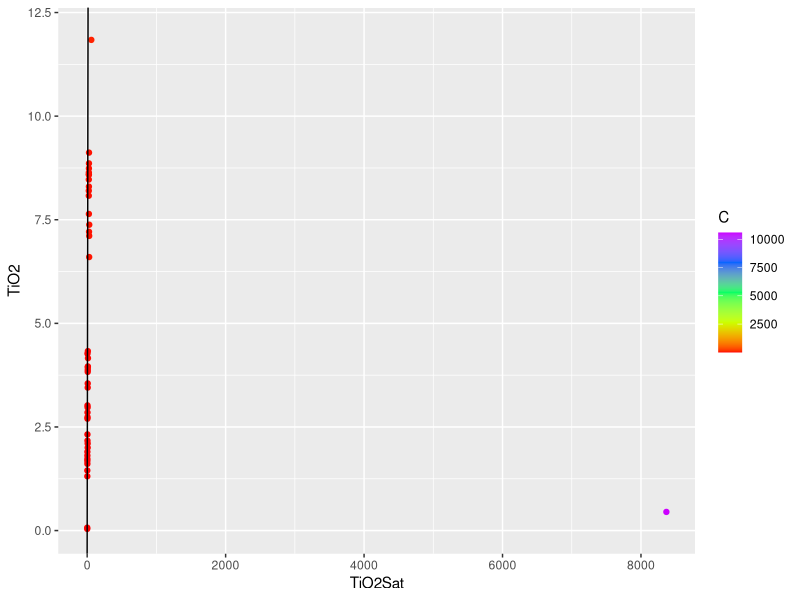
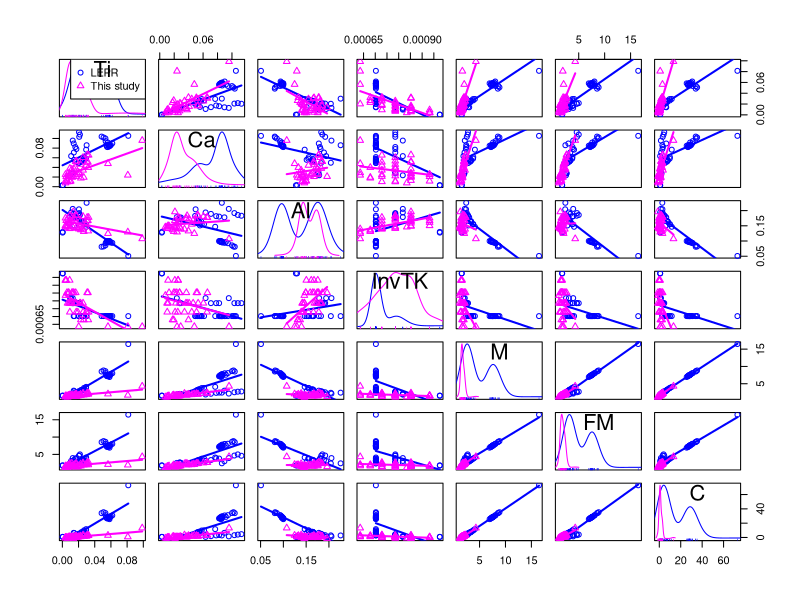
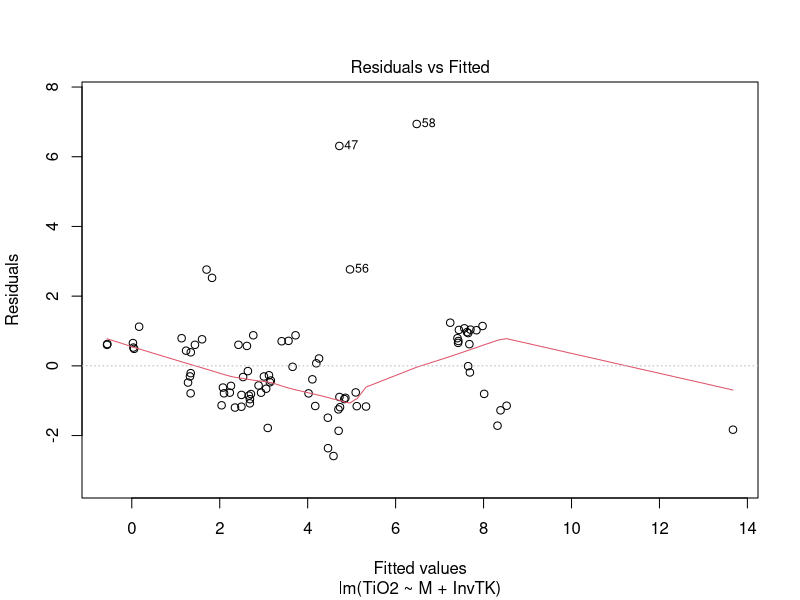
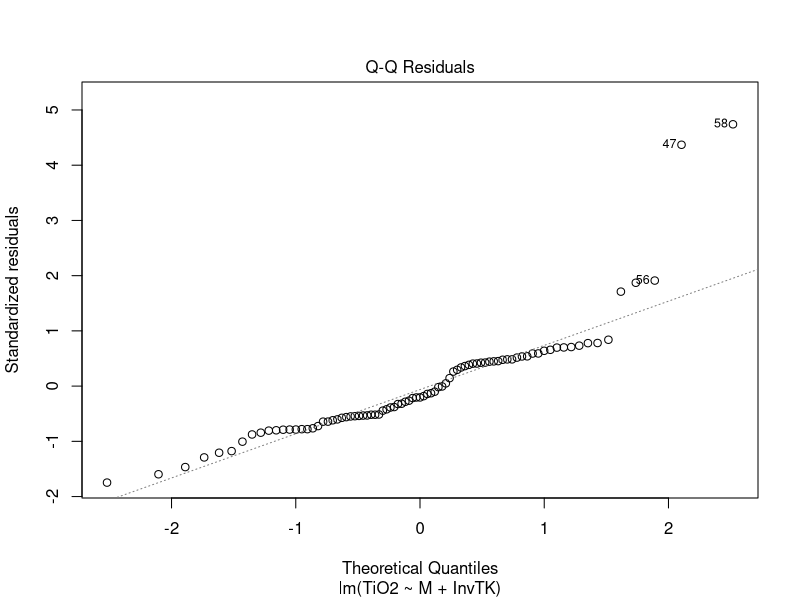
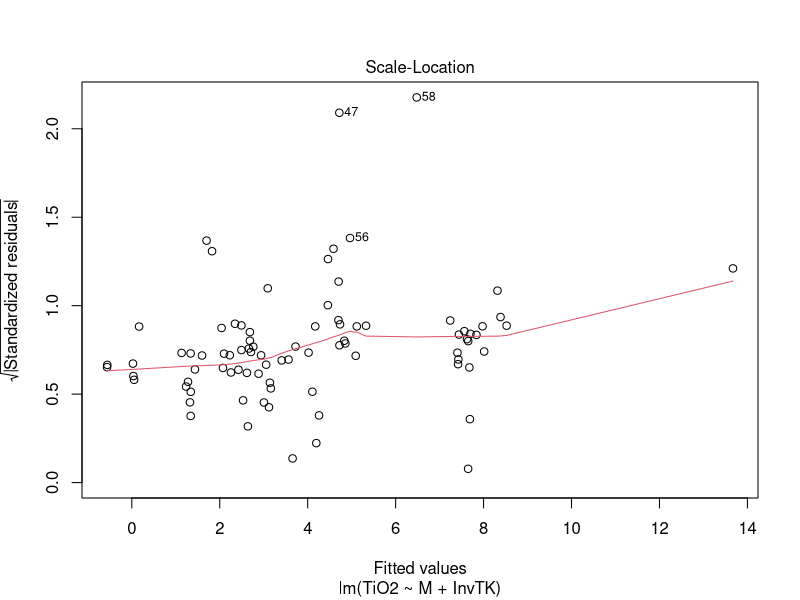
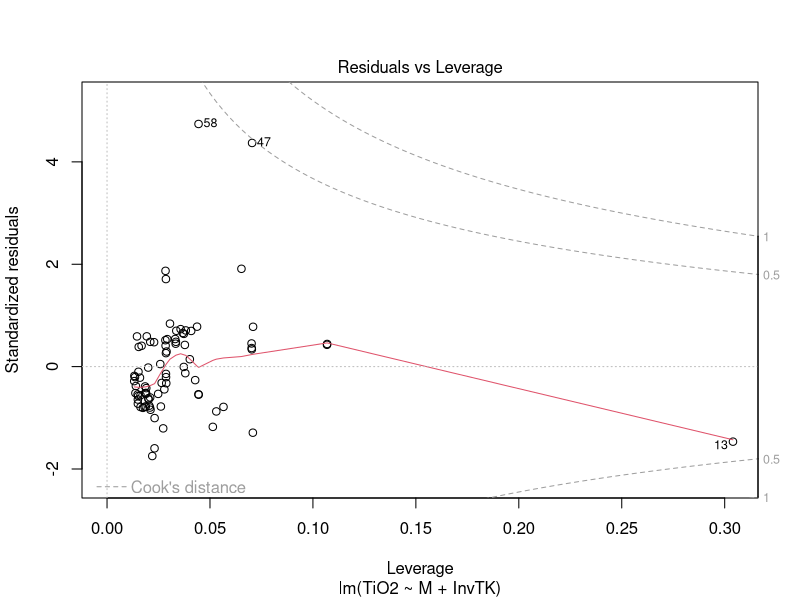
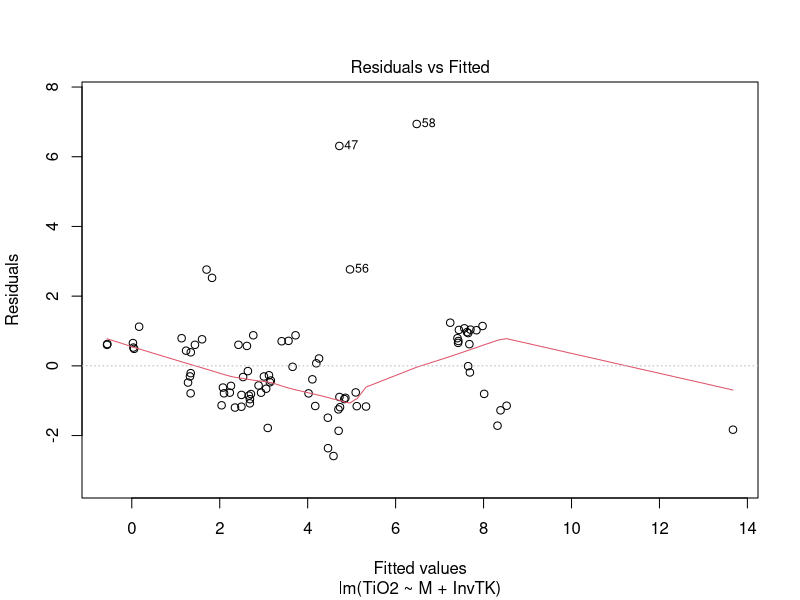
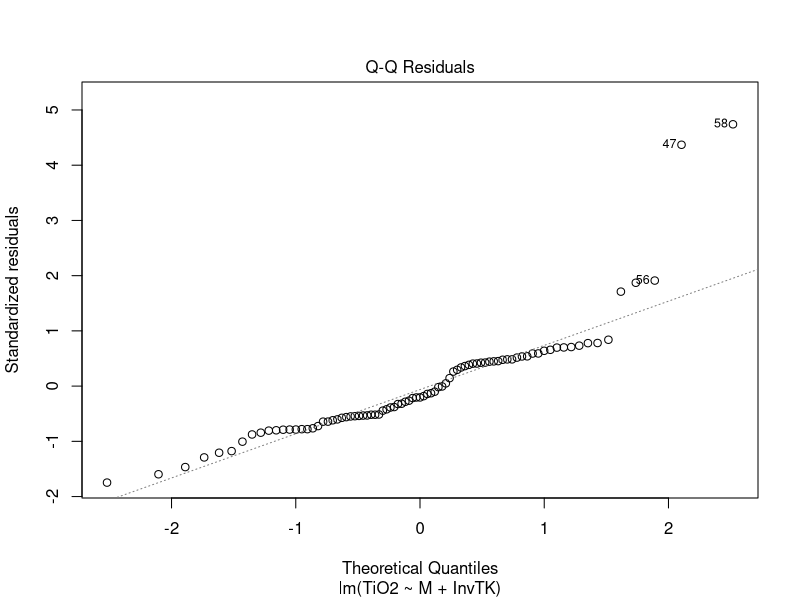

The R source for these figures, in order:
## ---- chunk 1
library(tidyverse, warn.conflicts = FALSE)
setwd("C:/Users/ayersj/OneDrive - Vanderbilt/Papers/SpheneSolubility/DataAnalysis/TitaniteExpts")
# Import normalized EDS glass analyses
TitaniteExpts <- read_csv("LEPR_Titanite.csv")
## ---- chunk 2
TitaniteCations <- TitaniteExpts %>%
  mutate(
    Si = SiO2/60.0848,
    Al = 2*Al2O3/101.961,
    Na = 2*Na2O/61.979,
    K = 2*K2O/94.194,
    Ca = CaO/56.0794,
    Fe = FeO/71.8464,
    Mg = MgO/40.3044,
    Ti = TiO2/79.8988,
    eCa = (CaO/56.0794 - Al2O3/101.961 + K2O/94.194 + Na2O/61.979),
    CationSum = (Si + Al + Na + K + Ca + Fe + Mg + Ti)
     )
## ---- chunk 3
# Calculate cation fractions
CationFractions <- TitaniteCations
f <- match("Si", names(CationFractions))
l <- match("eCa", names(CationFractions))
for (i in f:l) {
  CationFractions[(i)] = CationFractions[(i)]/CationFractions$CationSum
}

## ---- chunk 4
# Calculate melt composition parameters & TiO2 saturation concentration
CationFractions <- CationFractions %>%
  mutate(
    M = (Na + K + 2*Ca)/(Si*Al),
    FM = (Na + K + 2*(Ca + Fe + Mg))/(Si*Al),
    C = (10*eCa)/(Si*Al),
    InvTK = 1/(TC+273.15),
    TiO2Sat = (0.79*C - 7993*InvTK + 7.89)
    )
## ---- chunk 5
# Plot TiO2Sat on x-axis and TiO2 on y-axis.
# Ideally all points should fall on a 1:1 line
ggplot(CationFractions, aes(x=TiO2Sat, y=TiO2, color=C)) +
  geom_point() +
  geom_abline(slope=1, intercept=0) +
 # scale_color_gradient(low = "black", high = "white")
  scale_color_gradientn(colours = rainbow(5))

## ---- chunk 6
# Model works for low values of C. Need to fit a model to all of the data. Add LEPR data to our and fit a new model. 
AllExpts <- read_csv("AllExpts.csv")
## ---- chunk 7
TitaniteCations <- AllExpts %>%
  mutate(
    Si = SiO2/60.0848,
    Al = 2*Al2O3/101.961,
    Na = 2*Na2O/61.979,
    K = 2*K2O/94.194,
    Ca = CaO/56.0794,
    Fe = FeO/71.8464,
    Mg = MgO/40.3044,
    Ti = TiO2/79.8988,
    eCa = (CaO/56.0794 - Al2O3/101.961 + K2O/94.194 + Na2O/61.979),
    CationSum = (Si + Al + Na + K + Ca + Fe + Mg + Ti)
     )
## ---- chunk 8
# Calculate cation fractions
CationFractions <- TitaniteCations
f <- match("Si", names(CationFractions))
l <- match("eCa", names(CationFractions))
for (i in f:l) {
  CationFractions[(i)] = CationFractions[(i)]/CationFractions$CationSum
}

## ---- chunk 9
# Calculate melt composition parameters & TiO2 saturation concentration
CationFractions <- CationFractions %>%
  mutate(
    M = (Na + K + 2*Ca)/(Si*Al),
    FM = (Na + K + 2*(Ca + Fe + Mg))/(Si*Al),
    C = (10*eCa)/(Si*Al),
    InvTK = 1/(TC+273.15)
    )
## ---- chunk 10
# Scatterplot matrices
library(car)
scatterplotMatrix(~ Ti + Ca + Al + InvTK + M + FM + C, data = CationFractions, groups = CationFractions$Source, smooth = FALSE)
dev.copy(png,"ScatterPlotMatrixAllExpts.png")
dev.off()   
# Correlation matrix
CorrTest <- select(CationFractions, TiO2, M:InvTK)
cor(CorrTest)
# LEPR compositions show bimodal distribution. 
# LEPR data show different dependence on C than our data. 
## ---- chunk 11
fit <- lm(TiO2 ~ M + InvTK, data = CationFractions)
summary(fit)
plot(fit)
## ---- chunk 12
RegModel <- CationFractions
RegModel <- filter(RegModel, Expt != c("SpDis_1", "SpDis_2", "SpDis_3", "ASI200"))
fit <- lm(TiO2 ~ M + InvTK, data = RegModel)
summary(fit)
plot(fit)
## ---- chunk 13
RegModel <- slice(RegModel, -(56))
RegModel <- slice(RegModel, -(29))
fit <- lm(TiO2 ~ M + InvTK, data = RegModel)
summary(fit)
plot(fit)
## ---- chunk 14
RegModel <- slice(RegModel, -(58))
RegModel <- slice(RegModel, -(52))
RegModel <- slice(RegModel, -(40))
fit <- lm(TiO2 ~ M + InvTK, data = RegModel)
summary(fit)
plot(fit)
## ---- chunk 15
RegModel <- slice(RegModel, -(50))
fit <- lm(TiO2 ~ M + InvTK, data = RegModel)
summary(fit)
plot(fit)
## ---- chunk 16
# Calculate new model TiO2 concentrations and errors
RegModel <- RegModel %>%
  mutate(
   ModelTiO2 = (1.002*M - 7554*InvTK + 6.1),
   ModelTiO2SD = ModelTiO2*sqrt((0.0391/1.002)^2 + (1182/7554)^2),
   lower = ModelTiO2 - ModelTiO2SD,
   upper = ModelTiO2 + ModelTiO2SD
  )
## ---- chunk 17
ggplot(RegModel, aes(x=TiO2, y=ModelTiO2, ymin=lower, ymax=upper, color=Source)) +
  geom_pointrange() +
  geom_abline(slope=1, intercept=0)
## ---- chunk 18
# Create model output table
TiO2AllExptsModelTable <- select(RegModel, Source, Expt, eCa, C, InvTK, TiO2, ModelTiO2, ModelTiO2SD)
write.csv(TiO2AllExptsModelTable, file = "TiO2AllExptsModelTable.csv")
